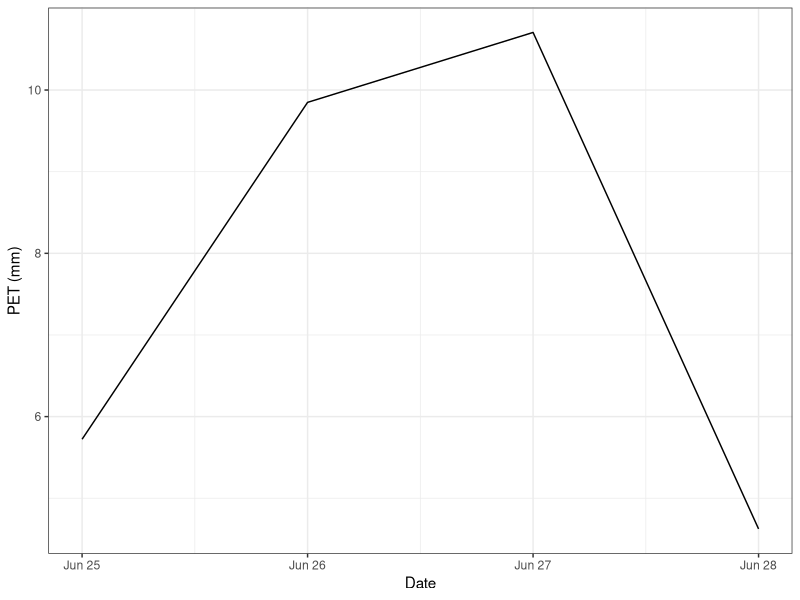

Generate this figure with R: (Note: this script raises an error after producing the figure.)
## ---- chunk 1
library(tidyverse)
library(lubridate)
library(scales)
theme_set(theme_bw())
et <- read_csv(here::here("Data_lectures/09_Turbulent_fluxes_I_ET/ET_data_forst_botanical_garden.csv") , locale = locale(decimal_mark = ",")) %>% 
  rename(loc_id = replicates)
meteo <- read_csv(here::here("Data_lectures/09_Turbulent_fluxes_I_ET/MeteoData_BotanicalGarden.csv"))
## ---- chunk 2
#' Potential evapotranspiration using Priestley-Taylor equation
calc_pet <- function(T_air, Rn, G){
  g <- 0.067 # kPa K -1
  s <- ( 4098 * (0.6108 * exp((17.27 * T_air ) / (T_air +237.3) ) ) ) / ( T_air + 237.3 )^2
  pet <- 1.26 * s * (Rn - G)/ (s + g)
}

## ---- chunk 3
#adding R_n and G to the 
meteo_d <- meteo %>% 
  # Need to convert from W (J/s) to MJ/d, using a factor 0.0864
  # calculating with high frequency data and then averaging over the day
  mutate(PET = calc_pet(TA_degC, `NetRadiation_Wm-2`, `GroundHeatflux_Wm-2`)) %>% 
  group_by(Date = floor_date(Date, "day")) %>% 
  summarise(PET = mean(PET))
## ---- chunk 4
(meteo_d <- meteo %>% 
  group_by(Date = floor_date(Date, "day")) %>% 
  # Need to convert from W (J/s) to MJ/d, using a factor 0.0864
  summarise(R_n_d = mean(`NetRadiation_Wm-2`) * 0.0864, G_d = mean(`GroundHeatflux_Wm-2`) * 0.0864, T_air = mean(TA_degC)) %>% 
  mutate(
    PET = calc_pet(T_air, R_n_d, G_d)
  ))
## ---- chunk 5
ggplot(meteo_d, aes(Date, PET)) +
  geom_line() +
  labs(y="PET (mm)")
## ---- chunk 6
et <- et %>% 
  group_by(loc_id) %>% 
  mutate(
    et_pan = lag(pan_height_mm) - pan_height_mm,
  )
## ---- chunk 7
pich_d <- 3 #cm
pich_inn_d <- 0.9 # cm
# calc area exposed to air:
# 2 times the area of the pare dish (two sides) - the area of glass
pich_dish_area <- 2 * (pi / 4 * pich_d ^ 2) - (pi / 4 * pich_inn_d ^ 2) # cm^2
# area inside the tube
pich_int_area <- (pi/4 * pich_inn_d ^2 ) # cm^2
## ---- chunk 8
et <- et %>% 
  group_by(loc_id) %>% 
  mutate(
    # here the scale is the opposite, the lower the number the more the water
    diff_pich = pich_height_cm - lag(pich_height_cm),
    # need to convert to mm of ET
    et_pich = diff_pich * pich_dish_area * pich_int_area / 10
  )
## ---- chunk 9
spot_cols <- hue_pal()(4)
names(spot_cols) <- unique(et$spot)
et %>% 
  drop_na() %>% #removing first empty day
ggplot(aes(date)) +
  geom_line(aes(y=et_pan, col="Pan"), size=.7) +
  geom_jitter(aes(y = et_pich, col=spot), width = .06, height = 0) +
  scale_color_manual(values=c(spot_cols, "Pan" = "black" )) +
  labs(y="Potential evapotranspiration (mm)", colour="Location") +
  scale_color_colorblind()
## ---- chunk 10
et %>% 
  drop_na() %>% 
ggplot(aes(spot, et_pich, col=spot)) +
  geom_boxplot() +
  scale_color_colorblind()
## ---- chunk 11
et %>% 
  left_join(meteo_d, by = c("date"= "Date")) %>% 
  gather("type", "et", et_pan, PET) %>% 
  ggplot(aes(date, et, col=type)) +
  geom_line() +
  labs(y= "Evapotranspiration (mm)") +
  scale_color_colorblind()
